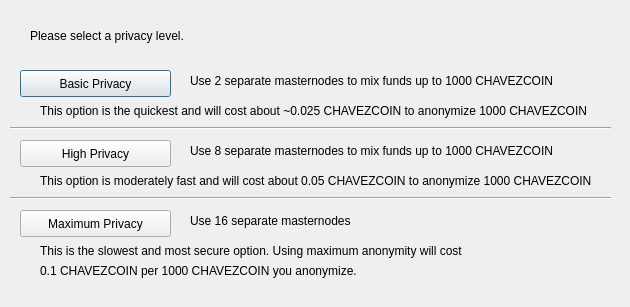
<?xml version="1.0" encoding="UTF-8"?>
<ui version="4.0">
 <class>DarksendConfig</class>
 <widget class="QDialog" name="DarksendConfig">
  <property name="geometry">
   <rect>
    <x>0</x>
    <y>0</y>
    <width>630</width>
    <height>307</height>
   </rect>
  </property>
  <property name="windowTitle">
   <string>Configure PrivateSend</string>
  </property>
  <widget class="QPushButton" name="buttonBasic">
   <property name="geometry">
    <rect>
     <x>20</x>
     <y>70</y>
     <width>151</width>
     <height>27</height>
    </rect>
   </property>
   <property name="text">
    <string>Basic Privacy</string>
   </property>
  </widget>
  <widget class="QPushButton" name="buttonHigh">
   <property name="geometry">
    <rect>
     <x>20</x>
     <y>140</y>
     <width>151</width>
     <height>27</height>
    </rect>
   </property>
   <property name="text">
    <string>High Privacy</string>
   </property>
  </widget>
  <widget class="QPushButton" name="buttonMax">
   <property name="geometry">
    <rect>
     <x>20</x>
     <y>210</y>
     <width>151</width>
     <height>27</height>
    </rect>
   </property>
   <property name="text">
    <string>Maximum Privacy</string>
   </property>
  </widget>
  <widget class="QLabel" name="label">
   <property name="geometry">
    <rect>
     <x>30</x>
     <y>20</y>
     <width>571</width>
     <height>31</height>
    </rect>
   </property>
   <property name="text">
    <string>Please select a privacy level.</string>
   </property>
  </widget>
  <widget class="QLabel" name="label_2">
   <property name="geometry">
    <rect>
     <x>190</x>
     <y>70</y>
     <width>421</width>
     <height>21</height>
    </rect>
   </property>
   <property name="text">
    <string>Use 2 separate masternodes to mix funds up to 1000 CHAVEZCOIN</string>
   </property>
  </widget>
  <widget class="QLabel" name="label_3">
   <property name="geometry">
    <rect>
     <x>190</x>
     <y>140</y>
     <width>411</width>
     <height>21</height>
    </rect>
   </property>
   <property name="text">
    <string>Use 8 separate masternodes to mix funds up to 1000 CHAVEZCOIN</string>
   </property>
  </widget>
  <widget class="QLabel" name="label_4">
   <property name="geometry">
    <rect>
     <x>190</x>
     <y>210</y>
     <width>421</width>
     <height>21</height>
    </rect>
   </property>
   <property name="text">
    <string>Use 16 separate masternodes</string>
   </property>
  </widget>
  <widget class="QLabel" name="label_6">
   <property name="geometry">
    <rect>
     <x>40</x>
     <y>100</y>
     <width>561</width>
     <height>21</height>
    </rect>
   </property>
   <property name="text">
    <string>This option is the quickest and will cost about ~0.025 CHAVEZCOIN to anonymize 1000 CHAVEZCOIN</string>
   </property>
  </widget>
  <widget class="QLabel" name="label_7">
   <property name="geometry">
    <rect>
     <x>40</x>
     <y>170</y>
     <width>561</width>
     <height>21</height>
    </rect>
   </property>
   <property name="text">
    <string>This option is moderately fast and will cost about 0.05 CHAVEZCOIN to anonymize 1000 CHAVEZCOIN</string>
   </property>
  </widget>
  <widget class="QLabel" name="label_8">
   <property name="geometry">
    <rect>
     <x>40</x>
     <y>240</y>
     <width>561</width>
     <height>21</height>
    </rect>
   </property>
   <property name="text">
    <string>This is the slowest and most secure option. Using maximum anonymity will cost</string>
   </property>
  </widget>
  <widget class="QLabel" name="label_9">
   <property name="geometry">
    <rect>
     <x>40</x>
     <y>260</y>
     <width>561</width>
     <height>21</height>
    </rect>
   </property>
   <property name="text">
    <string>0.1 CHAVEZCOIN per 1000 CHAVEZCOIN you anonymize.</string>
   </property>
  </widget>
  <widget class="Line" name="line">
   <property name="geometry">
    <rect>
     <x>10</x>
     <y>120</y>
     <width>601</width>
     <height>16</height>
    </rect>
   </property>
   <property name="orientation">
    <enum>Qt::Horizontal</enum>
   </property>
  </widget>
  <widget class="Line" name="line_2">
   <property name="geometry">
    <rect>
     <x>10</x>
     <y>190</y>
     <width>601</width>
     <height>16</height>
    </rect>
   </property>
   <property name="orientation">
    <enum>Qt::Horizontal</enum>
   </property>
  </widget>
 </widget>
 <resources/>
 <connections/>
</ui>
